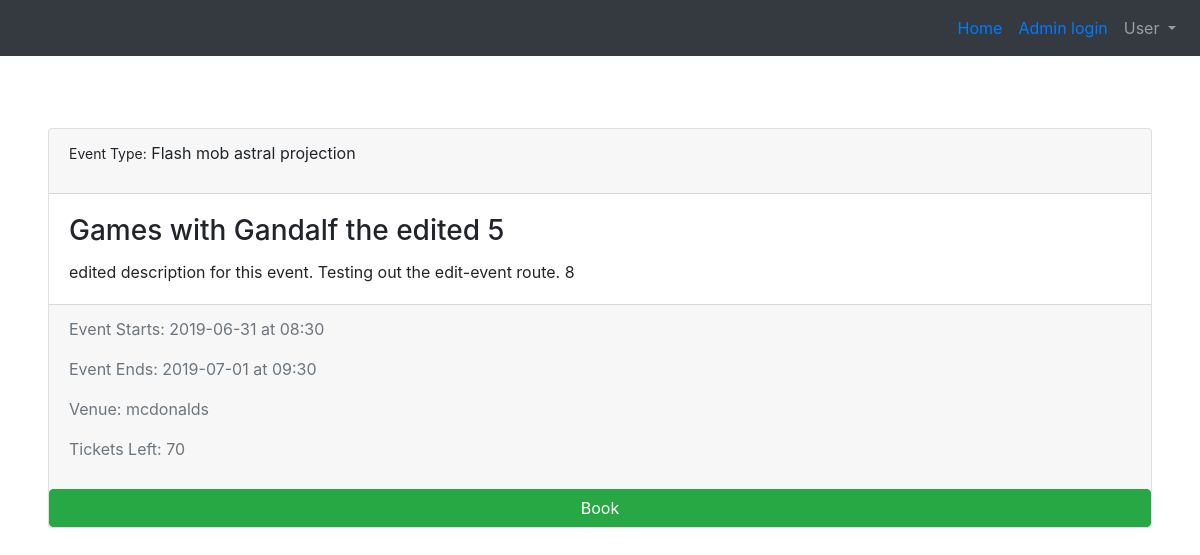
Screenshot of /event/1 with the database file from the repository.
### tables this page shows
CREATE TABLE 'events' ( eventID INTEGER PRIMARY KEY AUTOINCREMENT NOT NULL,'eventName' VARCHAR NOT NULL,'ticketsLeft' INTEGER NOT NULL,
  type VARCHAR NOT NULL,'startDate' date NOT NULL,'endDate' date NOT NULL,
  description VARCHAR NOT NULL,
  venueID INTEGER NOT NULL,
  adminID INTEGER NOT NULL
, 'endTime'  time NOT NULL  , 'startTime'  time NOT NULL  );

CREATE TABLE 'venues' ( venueID INTEGER PRIMARY KEY AUTOINCREMENT NOT NULL,'venueName' VARCHAR NOT NULL,
  capacity INTEGER NOT NULL,
  address1 VARCHAR NOT NULL,
  address2 VARCHAR NOT NULL,
  city VARCHAR NOT NULL,
  state CHAR(2) NOT NULL,
  zip CHAR(5) NOT NULL,
  adminID INTEGER NOT NULL
);

### application.py (the view, shortened to what this page needs)
@app.route("/event/<eventID>", methods=["GET", "POST"])
def event(eventID):
    if 'admin' in session.keys():
        return redirect("/admin")
    if request.method == "GET":
        if not eventID or eventID.isdigit() is False:
            return redirect("/")
        else:
            events = db.execute(eventQry, eventID=eventID)
            venues = db.execute(allVenueQry)
            for event in events:
                for venue in venues:
                    if venue["venueID"] == event["venueID"]:
                        event["venueName"] = venue["venueName"]
            if len(events) != 1:
                return redirect("/")
            else:
                return render_template("event.html", event=events[0])

### application.py (called while the page is built)
@app.after_request
def after_request(response):
    response.headers["Cache-Control"] = "no-cache, no-store, must-revalidate"
    response.headers["Expires"] = 0
    response.headers["Pragma"] = "no-cache"
    return response

### templates/event.html (shortened to what this page needs)
{% extends "base.html" %}
{% block body %}
<br>
<div class="card" centered>
    <div class="card-header">
        <p><span style="font-size:14px">Event Type:</span> {{ event.type }}</p>
    </div>
    <div class="card-body">
        <h3 class="card-title">{{ event.eventName }}</h3>
        <p class="card-text">{{ event.description }}</p>
    </div>
    <div class="card-footer text-muted">
        <p>Event Starts: {{ event.startDate }} at {{ event.startTime }}</p>
        <p>Event Ends: {{ event.endDate }} at {{ event.endTime }}</p>
        <p>Venue: {{event.venueName}}</p>
        <p>Tickets Left: {{ event.ticketsLeft }}</p>
    </div>
        <a href="{{ '/book/%s'%event.eventID|urlencode }}" class="btn btn-success">Book</a>
    </div>
{%endblock %}

### rows the page displays
events: type "Flash mob astral projection", eventName "Games with Gandalf the edited 5", description "edited description for this event. Testing out the edit-event route. 8", startDate "2019-06-31", startTime "08:30", endDate "2019-07-01", endTime "09:30", ticketsLeft "70"
venues: venueName "mcdonalds"
